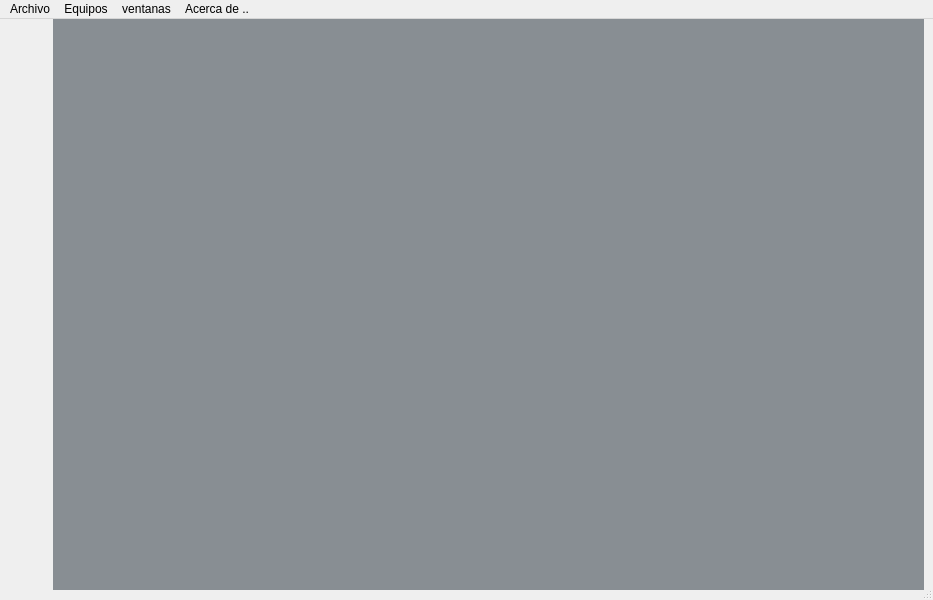
<?xml version="1.0" encoding="UTF-8"?>
<ui version="4.0">
 <class>MainWindow</class>
 <widget class="QMainWindow" name="MainWindow">
  <property name="geometry">
   <rect>
    <x>0</x>
    <y>0</y>
    <width>933</width>
    <height>600</height>
   </rect>
  </property>
  <property name="windowTitle">
   <string>MainWindow</string>
  </property>
  <widget class="QWidget" name="centralwidget">
   <layout class="QHBoxLayout" name="horizontalLayout">
    <property name="spacing">
     <number>4</number>
    </property>
    <property name="topMargin">
     <number>0</number>
    </property>
    <property name="bottomMargin">
     <number>0</number>
    </property>
    <item>
     <layout class="QVBoxLayout" name="verticalLayout_2">
      <property name="leftMargin">
       <number>0</number>
      </property>
      <item>
       <widget class="QFrame" name="verticalFrame">
        <property name="minimumSize">
         <size>
          <width>40</width>
          <height>0</height>
         </size>
        </property>
        <layout class="QVBoxLayout" name="layout_test">
         <property name="spacing">
          <number>0</number>
         </property>
         <property name="leftMargin">
          <number>0</number>
         </property>
         <property name="topMargin">
          <number>10</number>
         </property>
         <property name="rightMargin">
          <number>0</number>
         </property>
         <property name="bottomMargin">
          <number>0</number>
         </property>
        </layout>
       </widget>
      </item>
      <item>
       <spacer name="verticalSpacer">
        <property name="orientation">
         <enum>Qt::Vertical</enum>
        </property>
        <property name="sizeHint" stdset="0">
         <size>
          <width>20</width>
          <height>40</height>
         </size>
        </property>
       </spacer>
      </item>
     </layout>
    </item>
    <item>
     <widget class="QMdiArea" name="mdiArea">
      <property name="background">
       <brush brushstyle="SolidPattern">
        <color alpha="255">
         <red>136</red>
         <green>142</green>
         <blue>147</blue>
        </color>
       </brush>
      </property>
      <property name="documentMode">
       <bool>false</bool>
      </property>
     </widget>
    </item>
   </layout>
  </widget>
  <widget class="QMenuBar" name="menubar">
   <property name="geometry">
    <rect>
     <x>0</x>
     <y>0</y>
     <width>933</width>
     <height>30</height>
    </rect>
   </property>
   <widget class="QMenu" name="menuArchivo">
    <property name="title">
     <string>Archivo</string>
    </property>
    <addaction name="actionLogin"/>
    <addaction name="actionSalir"/>
   </widget>
   <widget class="QMenu" name="menuAcerca_de">
    <property name="title">
     <string>Acerca de ..</string>
    </property>
    <addaction name="separator"/>
    <addaction name="actionEnviar_un_ticket"/>
    <addaction name="actionAcerca_de"/>
   </widget>
   <widget class="QMenu" name="menuequipos">
    <property name="title">
     <string>Equipos</string>
    </property>
    <addaction name="actionAudiometro"/>
    <addaction name="actionImpedanciometro"/>
    <addaction name="actionABR"/>
   </widget>
   <widget class="QMenu" name="menuventanas">
    <property name="title">
     <string>ventanas</string>
    </property>
    <addaction name="actionCascada"/>
    <addaction name="actionCerrar_todas"/>
    <addaction name="actionTiles"/>
   </widget>
   <addaction name="menuArchivo"/>
   <addaction name="menuequipos"/>
   <addaction name="menuventanas"/>
   <addaction name="menuAcerca_de"/>
  </widget>
  <widget class="QStatusBar" name="statusbar">
   <property name="maximumSize">
    <size>
     <width>16777215</width>
     <height>10</height>
    </size>
   </property>
  </widget>
  <action name="actionLogin">
   <property name="text">
    <string>Ingresar</string>
   </property>
  </action>
  <action name="actionSalir">
   <property name="text">
    <string>Salir</string>
   </property>
  </action>
  <action name="actionEnviar_un_ticket">
   <property name="text">
    <string>Enviar un ticket</string>
   </property>
  </action>
  <action name="actionAcerca_de">
   <property name="text">
    <string>Acerca de LabSim</string>
   </property>
  </action>
  <action name="actionAudiometro">
   <property name="text">
    <string>Audiometro</string>
   </property>
  </action>
  <action name="actionImpedanciometro">
   <property name="text">
    <string>Impedanciometro</string>
   </property>
  </action>
  <action name="actionCascada">
   <property name="text">
    <string>Cascada</string>
   </property>
  </action>
  <action name="actionCerrar_todas">
   <property name="text">
    <string>Cerrar todas</string>
   </property>
  </action>
  <action name="actionTiles">
   <property name="text">
    <string>Tiles</string>
   </property>
  </action>
  <action name="actionABR">
   <property name="text">
    <string>Potenciales Evocados</string>
   </property>
  </action>
 </widget>
 <resources/>
 <connections/>
</ui>
